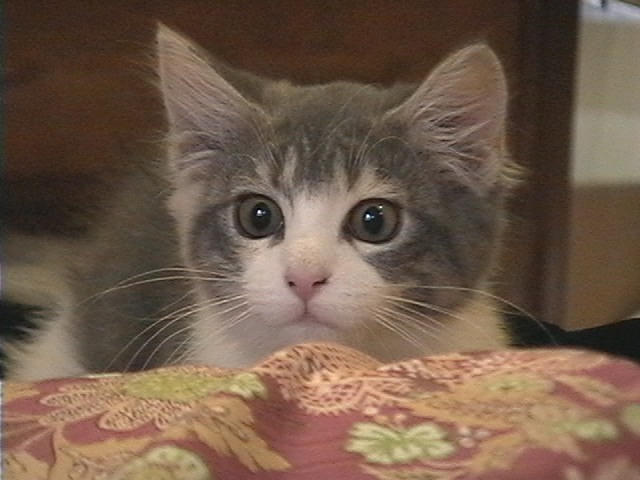
//> input picture image/sample.jpg, 640 x 480 px
$ ./ex3-hist32   (built with g++ and OpenCV 4)
//> lines starting //> are read from the running program, lines starting //| are printed output that depends on the picture
// 演習4_入力画像の輝度値のヒストグラムを32ビンで表示する

#include <iostream>
#include <opencv2/opencv.hpp>
#include <string>

using namespace std;

// 1ch画像の度数表を作成する関数
void calcHistogram(cv::Mat src, vector<int> &histVector) {
    // 各画素値の頻度を算出
    int rows = src.rows, cols = src.cols;
    for(int y = 0; y < rows; y++) {
        uchar *p = src.ptr(y);
        for(int x = 0; x < cols; x++) {
            int binIndex = p[x] / 8;
            histVector[binIndex]++;
        }
    }
}
// ヒストグラムをコンソールへ出力する関数
void printHistogram(vector<int> &histVector) {
    int length = histVector.size();
    for(int i = 0; i < length; i++) {
        std::cout << i << " : " << histVector[i] << std::endl;
    }
}

void barGraph(cv::Mat hist, vector<int> &histVector) {
    // グラフ幅
    int width = hist.cols;
    // グラフ高さ
    int height = hist.rows;
    // 要素数
    int num = histVector.size();
    cout << "size of histVector: " << num << endl;
    // 最大要素
    int max = histVector[0];
    for(int i = 1; i < num; i++) {
        if(histVector[i] > max)
            max = histVector[i];
    }
    // または int max = *max_element( histVector.begin(), histVector.end() );
    // 棒グラフ配置設計
    double dw = (double)width / (num * 2 + 1); // 棒の幅と間隔を同じに
    cout << "size of bar width: " << dw << endl;
    double dh = (double)height / max; // 度数あたりの高さ画素数
    cout << "height unit: " << dh << endl;

    hist = cv::Scalar::all(255); // 全面白色で初期化
    // 各棒の描画
    for(int i = 0; i < num; i++) {
        double x = dw * (2 * i + 1); // 棒グラフ内描画用x座標
        double y = height - histVector[i] * dh; // 棒グラフ内描画用y座標
        cout << "i, count: " << i << ", " << histVector[i] << endl;
        cv::rectangle(hist, cv::Rect2d(x, y, dw, histVector[i] * dh),
                      cv::Scalar(255, 0, 0), cv::FILLED);
    }
    return;
}

// 1ch画像のヒストグラムをコンソールへ出力する関数
void calcAndPrintHistogram(char **argv) {
    cv::Mat image = cv::imread(argv[1]);
//> image is the input picture: 480 rows x 640 cols, CV_8UC3; mean B, G, R 74.1, 90.8, 112.8
    cv::Mat gray;
    if(image.empty()) {
        std::cout << "画像読み込み失敗" << std::endl;
        return;
    }
    cv::cvtColor(image, gray, cv::COLOR_BGR2GRAY); // グレースケール化
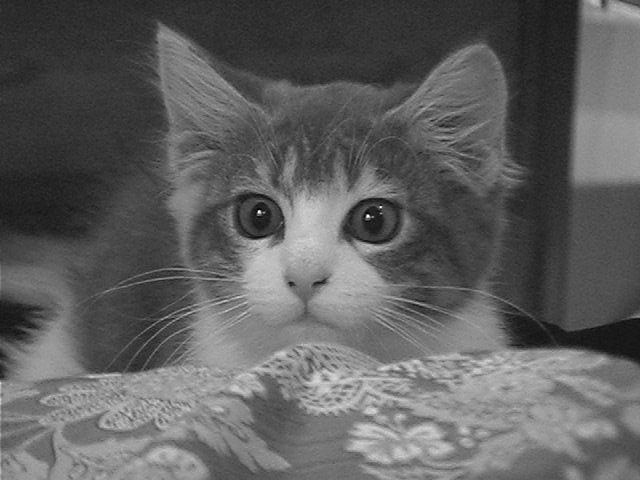
//> gray: 480 rows x 640 cols, CV_8UC1; min 0, max 254, mean 95.4
    vector<int> histVector(32);                    // 度数表宣言
    calcHistogram(gray, histVector);               // 度数表作成
//> after the loop in calcHistogram, `for(int y = 0; y < rows; y++)`: histVector = 32 values, max 35703 at index 6, min 0 at index 28, mean 9600

    // ウィンドウ設定
    double width = atoi(argv[2]);
//> width = 600
    double height = atoi(argv[3]);
//> height = 300
    cv::Mat hist(cv::Size(width, height), CV_8UC3);
//> hist: 300 rows x 600 cols, CV_8UC3; every value is 0
    // printHistogram(histVector); // ヒストグラムを出力
    barGraph(hist, histVector);
//> in barGraph, `int num = histVector.size();`: num = 32
//| size of histVector: 32
//> in barGraph, `int max = histVector[0];`: max = 6
//> the loop in barGraph, `for(int i = 1; i < num; i++)` made 31 passes
//> max on passes 1 to 6: 18, 388, 3887, 10279, 25210, 35703
//> after the loop in barGraph, `for(int i = 1; i < num; i++)`: max = 35703
//> in barGraph, `double dw = (double)width / (num * 2 + 1);`: dw = 9.23
//| size of bar width: 9.23077
//> in barGraph, `double dh = (double)height / max;`: dh = 0.0084
//| height unit: 0.00840266
//> the loop in barGraph, `for(int i = 0; i < num; i++)` made 32 passes
//> (x, y) on passes 1 to 12: (9.23, 299.9), (27.69, 299.8), (46.15, 296.7), (64.62, 267.3), (83.08, 213.6), (101.5, 88.17), (120, 0), (138.5, 151.1), (156.9, 136.9), (175.4, 119.1), (193.8, 156.5), (212.3, 195.2)
//| i, count: 0, 6
//| i, count: 1, 18
//| i, count: 2, 388
//| i, count: 3, 3887
//| i, count: 4, 10279
//| i, count: 5, 25210
//| i, count: 6, 35703
//| i, count: 7, 17718
//> (output is shown up to pass 8 of 32)
//> after the loop in barGraph, `for(int i = 0; i < num; i++)`:
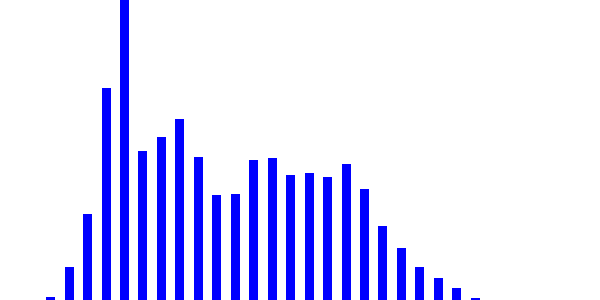
//> hist: 300 rows x 600 cols, CV_8UC3; mean B, G, R 255, 222.1, 222.1
    cv::imshow("image", image);
    cv::imshow("gray", gray);
    cv::imshow("hist", hist);
    cv::waitKey();
}
int main(int argc, char *argv[]) {
    char *args[4] = {argv[0], "sample.jpg", "600", "300"};
    if(argc >= 2)
        args[1] = argv[1];
    if(argc >= 3)
        args[2] = argv[2];
    if(argc >= 4)
        args[3] = argv[3];
    calcAndPrintHistogram(args);
    return 0;
}

$ run again, with image/InICL1280.jpg copied over image/sample.jpg
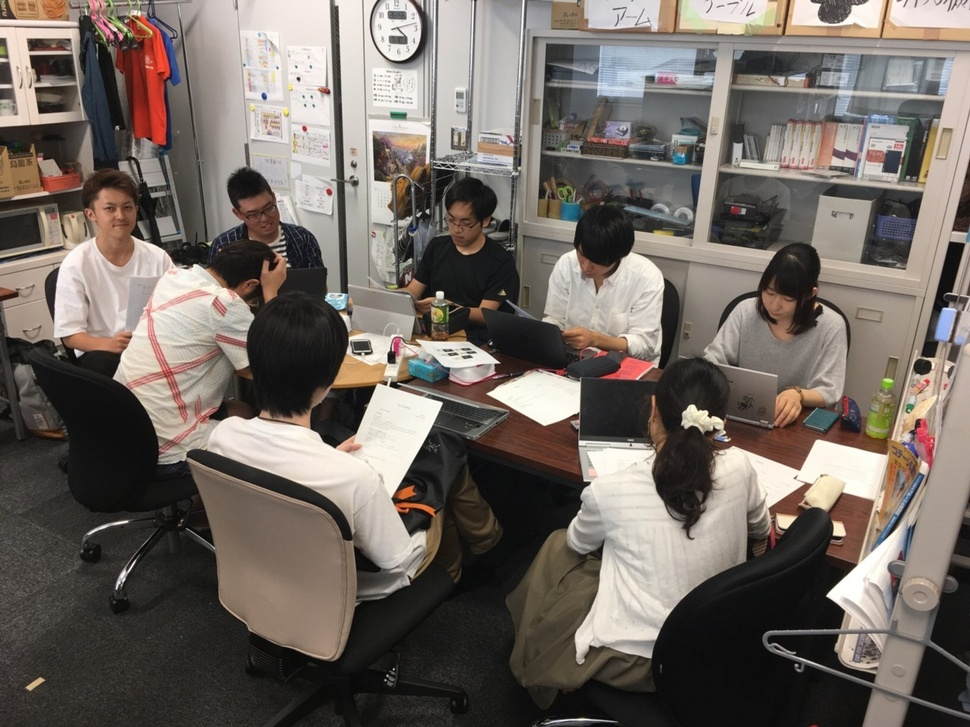
//> input picture image/InICL1280.jpg, 970 x 727 px, shrunk from 1280 x 960 before the run
//> in calcAndPrintHistogram, image is the input picture: 727 rows x 970 cols, CV_8UC3; mean B, G, R 98.2, 104.8, 113.3
//> in calcAndPrintHistogram, `cv::cvtColor(image, gray, cv::COLOR_BGR2GRAY);`:
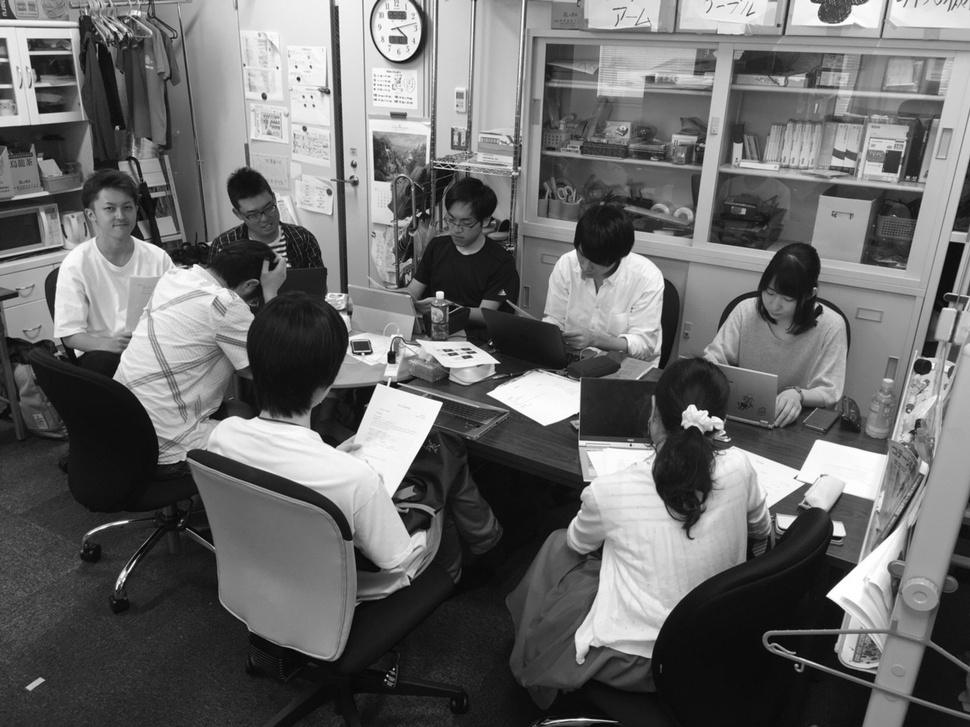
//> gray: 727 rows x 970 cols, CV_8UC1; min 0, max 255, mean 106.6
//> after the loop in calcHistogram, `for(int y = 0; y < rows; y++)`: histVector = 32 values, max 57319 at index 2, min 123 at index 0, mean 22037.2
//> in calcAndPrintHistogram, `double width = atoi(argv[2]);`: width = 600
//> in calcAndPrintHistogram, `double height = atoi(argv[3]);`: height = 300
//> num = 32
//| size of histVector: 32
//> in barGraph, `int max = histVector[0];`: max = 123
//> the loop in barGraph, `for(int i = 1; i < num; i++)` made 31 passes
//> max on passes 1 to 2: 39658, 57319
//> after the loop in barGraph, `for(int i = 1; i < num; i++)`: max = 57319
//> dw = 9.23
//| size of bar width: 9.23077
//> dh = 0.00523
//| height unit: 0.00523387
//> the loop in barGraph, `for(int i = 0; i < num; i++)` made 32 passes
//> (x, y) on passes 1 to 8: (9.23, 299.4), (27.69, 92.44), (46.15, 0), (64.62, 42.25), (83.08, 86.25), (101.5, 109.9), (120, 154.7), (138.5, 178.9)
//> (printed output is left out)
//> after the loop in barGraph, `for(int i = 0; i < num; i++)`:
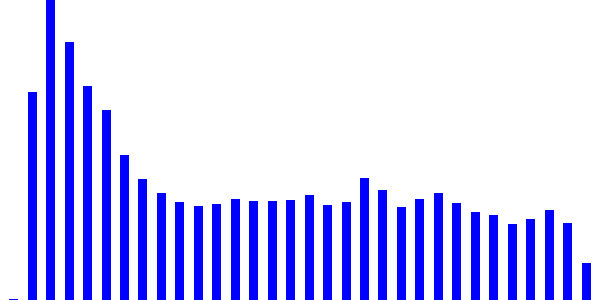
//> hist: 300 rows x 600 cols, CV_8UC3; mean B, G, R 255, 207.9, 207.9
